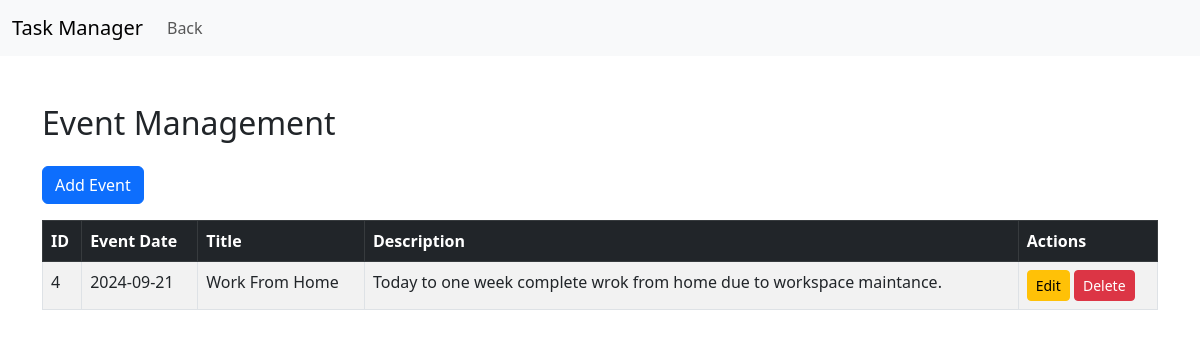
Page /admin/pages/events.php on the committed database.
### tables this page shows
CREATE TABLE `events` (
  `id` int(11) NOT NULL,
  `event_date` date NOT NULL,
  `title` varchar(255) NOT NULL,
  `description` text DEFAULT NULL
);

### admin/pages/events.php (the view, shortened to what this page needs)
<?php
include('../includes/db_connection.php');
$sql = "SELECT * FROM events";
$result = $conn->query($sql);
?>
<!DOCTYPE html>
<html lang="en">
<head>
    <link href="https://cdn.jsdelivr.net/npm/bootstrap@5.3.0/dist/css/bootstrap.min.css" rel="stylesheet">
</head>
<body>
<nav class="navbar navbar-expand-lg navbar-light bg-light">
    <div class="container-fluid">
        <a class="navbar-brand" href="../home.php">Task Manager</a>
        <div class="collapse navbar-collapse" id="navbarNav">
            <ul class="navbar-nav">
                <li class="nav-item">
                    <a class="nav-link" href="../home.php">Back</a>
                </li>
            </ul>
        </div>
    </div>
</nav>
<div class="container mt-5">
    <h2 class="mb-4">Event Management</h2>
    <button class="btn btn-primary mb-3" data-bs-toggle="modal" data-bs-target="#addEventModal">Add Event</button>
    <table class="table table-bordered table-striped table-hover">
        <thead class="table-dark">
            <tr>
                <th>ID</th>
                <th>Event Date</th>
                <th>Title</th>
                <th>Description</th>
                <th>Actions</th>
            </tr>
        </thead>
        <tbody>
            <?php while ($row = $result->fetch_assoc()) { ?>
            <tr>
                <td><?php echo $row['id']; ?></td>
                <td><?php echo htmlspecialchars($row['event_date']); ?></td>
                <td><?php echo htmlspecialchars($row['title']); ?></td>
                <td><?php echo htmlspecialchars($row['description']); ?></td>
                <td>
                    <button class="btn btn-warning btn-sm edit-btn" data-id="<?php echo $row['id']; ?>">Edit</button>
                    <button class="btn btn-danger btn-sm delete-btn" data-id="<?php echo $row['id']; ?>">Delete</button>
                </td>
            </tr>
            <?php } ?>
        </tbody>
    </table>
</div>
</body>
</html>

### rows in the picture
events: id "4", event_date "2024-09-21", title "Work From Home", description "Today to one week complete wrok from home due to workspace maintance."
